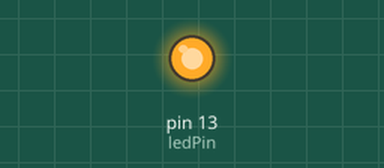
This sketch was run on a simulated Arduino Uno, built with avr-gcc and run on an emulated ATmega328P. Shown: output pins drawn as LEDs (lit = HIGH).

Above: at 0.15 s.
At 10.2 s:
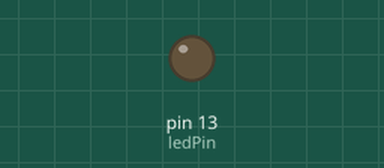
Timing chart, 0 to 14.8 s (numbered marks = the images above):
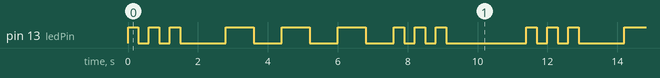

The sketch:

Part_03_-_Blink_Led_-_SOS_Morse_Code.ino
```cpp
/*

Program 003
Creating a SOS Morse code

*/

int ledPin = 13;
int dFast = 300;
int dSlow = 800;

void setup(){

	// Set pin 13 as output
	pinMode(ledPin,OUTPUT);

}

void loop(){

	// 3 times fast
	digitalWrite(ledPin,HIGH);
	delay(dFast);
	digitalWrite(ledPin,LOW);
	delay(dFast);

  	digitalWrite(ledPin,HIGH);
	delay(dFast);
	digitalWrite(ledPin,LOW);
	delay(dFast);

  	digitalWrite(ledPin,HIGH);
	delay(dFast);
	digitalWrite(ledPin,LOW);
	delay(dFast);

	//------------------------------

	delay(1000);

  	// 3 times slow
	digitalWrite(ledPin,HIGH);
	delay(dSlow);
	digitalWrite(ledPin,LOW);
	delay(dSlow);

  	digitalWrite(ledPin,HIGH);
	delay(dSlow);
	digitalWrite(ledPin,LOW);
	delay(dSlow);

  	digitalWrite(ledPin,HIGH);
	delay(dSlow);
	digitalWrite(ledPin,LOW);
	delay(dSlow);

	//------------------------------

  	// 3 times fast
	digitalWrite(ledPin,HIGH);
	delay(dFast);
	digitalWrite(ledPin,LOW);
	delay(dFast);

  	digitalWrite(ledPin,HIGH);
	delay(dFast);
	digitalWrite(ledPin,LOW);
	delay(dFast);

  	digitalWrite(ledPin,HIGH);
	delay(dFast);
	digitalWrite(ledPin,LOW);
	delay(dFast);

	delay(2000);

}
```

Measured:
- by itself, pin 13 (ledPin): repeats every 11.4 s: 2 × (LOW 0.30 s, HIGH 0.30 s), LOW 1.3 s, 3 × (HIGH 0.80 s, LOW 0.80 s), 2 × (HIGH 0.30 s, LOW 0.30 s), HIGH 0.30 s, LOW 2.3 s, HIGH 0.30 s
- by itself, everything shown: repeats every 11.4 s, in 18 steps
